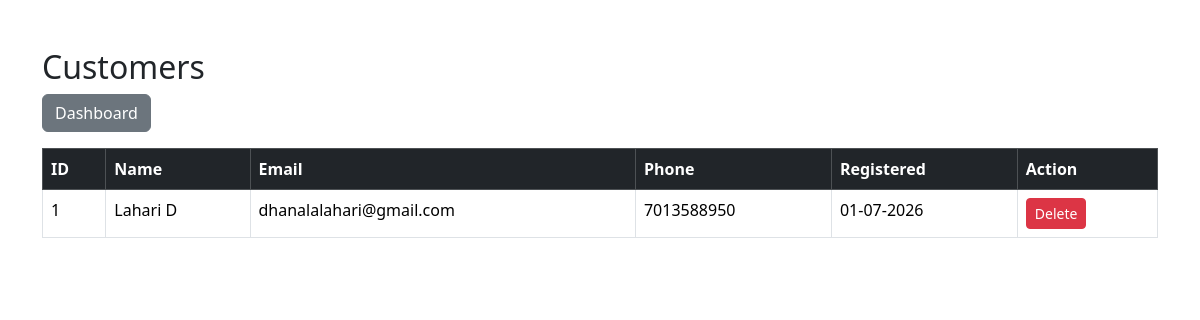
The page /admin/customers.php (signed in) on the database its author committed.
### tables this page shows
CREATE TABLE `users` (
  `id` int(11) NOT NULL,
  `fullname` varchar(100) NOT NULL,
  `email` varchar(100) NOT NULL,
  `phone` varchar(15) DEFAULT NULL,
  `password` varchar(255) NOT NULL,
  `address` text DEFAULT NULL,
  `created_at` timestamp NOT NULL DEFAULT current_timestamp()
);

### admin/customers.php (the view, shortened to what this page needs)
<?php
include("../includes/db.php");
$result = mysqli_query($conn,"SELECT * FROM users ORDER BY created_at DESC");
?>
<!DOCTYPE html>
<html>
<head>
<link href="https://cdn.jsdelivr.net/npm/bootstrap@5.3.3/dist/css/bootstrap.min.css" rel="stylesheet">
</head>
<body>
<div class="container mt-5">
<h2>Customers</h2>
<a href="dashboard.php" class="btn btn-secondary mb-3">
Dashboard
</a>
<table class="table table-bordered table-hover">
<thead class="table-dark">
<tr>
<th>ID</th>
<th>Name</th>
<th>Email</th>
<th>Phone</th>
<th>Registered</th>
<th>Action</th>
</tr>
</thead>
<tbody>
<?php while($user=mysqli_fetch_assoc($result)){ ?>
<tr>
<td><?php echo $user['id']; ?></td>
<td><?php echo $user['fullname']; ?></td>
<td><?php echo $user['email']; ?></td>
<td><?php echo $user['phone']; ?></td>
<td><?php echo date("d-m-Y",strtotime($user['created_at'])); ?></td>
<td>
<a href="customers.php?delete=<?php echo $user['id']; ?>"
class="btn btn-danger btn-sm"
onclick="return confirm('Delete this customer?')">
Delete
</a>
</td>
</tr>
<?php } ?>
</tbody>
</table>
</div>
</body>
</html>

### rows shown on the page
users: id "1", fullname "Lahari D", email "dhanalalahari@gmail.com", phone "7013588950", created_at "01-07-2026"
